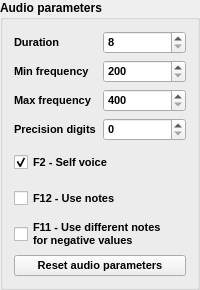
            <widget class="QGroupBox" name="audioGroupBox">
             <property name="font">
              <font>
               <weight>75</weight>
               <bold>true</bold>
              </font>
             </property>
             <property name="title">
              <string>Audio parameters</string>
             </property>
             <layout class="QVBoxLayout" name="verticalLayout_3">
              <item>
               <layout class="QHBoxLayout" name="horizontalLayout_16">
                <item>
                 <widget class="QLabel" name="durationLabel">
                  <property name="font">
                   <font>
                    <pointsize>8</pointsize>
                    <weight>75</weight>
                    <bold>true</bold>
                   </font>
                  </property>
                  <property name="text">
                   <string>Duration</string>
                  </property>
                 </widget>
                </item>
                <item>
                 <widget class="QSpinBox" name="durationSpinBox">
                  <property name="font">
                   <font>
                    <pointsize>8</pointsize>
                    <weight>75</weight>
                    <bold>true</bold>
                   </font>
                  </property>
                  <property name="accessibleName">
                   <string>duration spinbox</string>
                  </property>
                  <property name="accessibleDescription">
                   <string>duration spinox</string>
                  </property>
                  <property name="minimum">
                   <number>8</number>
                  </property>
                  <property name="maximum">
                   <number>120</number>
                  </property>
                 </widget>
                </item>
               </layout>
              </item>
              <item>
               <layout class="QHBoxLayout" name="horizontalLayout_17">
                <item>
                 <widget class="QLabel" name="minFreqLabel">
                  <property name="font">
                   <font>
                    <pointsize>8</pointsize>
                    <weight>75</weight>
                    <bold>true</bold>
                   </font>
                  </property>
                  <property name="text">
                   <string>Min frequency</string>
                  </property>
                 </widget>
                </item>
                <item>
                 <widget class="QSpinBox" name="minFreqSpinBox">
                  <property name="font">
                   <font>
                    <pointsize>8</pointsize>
                    <weight>75</weight>
                    <bold>true</bold>
                   </font>
                  </property>
                  <property name="accessibleName">
                   <string>minimum frequency spinbox</string>
                  </property>
                  <property name="accessibleDescription">
                   <string>minimum frequency</string>
                  </property>
                  <property name="minimum">
                   <number>200</number>
                  </property>
                  <property name="maximum">
                   <number>4000</number>
                  </property>
                  <property name="singleStep">
                   <number>100</number>
                  </property>
                 </widget>
                </item>
               </layout>
              </item>
              <item>
               <layout class="QHBoxLayout" name="horizontalLayout_18">
                <item>
                 <widget class="QLabel" name="maxFreqLabel">
                  <property name="font">
                   <font>
                    <pointsize>8</pointsize>
                    <weight>75</weight>
                    <bold>true</bold>
                   </font>
                  </property>
                  <property name="text">
                   <string>Max frequency</string>
                  </property>
                 </widget>
                </item>
                <item>
                 <widget class="QSpinBox" name="maxFreqSpinBox">
                  <property name="font">
                   <font>
                    <pointsize>8</pointsize>
                    <weight>75</weight>
                    <bold>true</bold>
                   </font>
                  </property>
                  <property name="accessibleName">
                   <string>maximum frequency spinbox</string>
                  </property>
                  <property name="accessibleDescription">
                   <string>maximum frequency</string>
                  </property>
                  <property name="minimum">
                   <number>400</number>
                  </property>
                  <property name="maximum">
                   <number>8000</number>
                  </property>
                  <property name="singleStep">
                   <number>100</number>
                  </property>
                 </widget>
                </item>
               </layout>
              </item>
              <item>
               <layout class="QHBoxLayout" name="horizontalLayout_6">
                <item>
                 <widget class="QLabel" name="precisionDigitsLabel">
                  <property name="font">
                   <font>
                    <pointsize>8</pointsize>
                    <weight>75</weight>
                    <bold>true</bold>
                   </font>
                  </property>
                  <property name="text">
                   <string>Precision digits</string>
                  </property>
                 </widget>
                </item>
                <item>
                 <widget class="QSpinBox" name="precisionDigitsSpinBox">
                  <property name="font">
                   <font>
                    <pointsize>8</pointsize>
                    <weight>75</weight>
                    <bold>true</bold>
                   </font>
                  </property>
                  <property name="accessibleName">
                   <string>precision digits spinbox</string>
                  </property>
                  <property name="accessibleDescription">
                   <string>precision digits</string>
                  </property>
                  <property name="maximum">
                   <number>5</number>
                  </property>
                 </widget>
                </item>
               </layout>
              </item>
              <item>
               <widget class="QCheckBox" name="selfVoiceCheckBox">
                <property name="minimumSize">
                 <size>
                  <width>0</width>
                  <height>30</height>
                 </size>
                </property>
                <property name="maximumSize">
                 <size>
                  <width>16777215</width>
                  <height>30</height>
                 </size>
                </property>
                <property name="font">
                 <font>
                  <pointsize>8</pointsize>
                  <weight>75</weight>
                  <bold>true</bold>
                 </font>
                </property>
                <property name="accessibleName">
                 <string>self voice checkbox</string>
                </property>
                <property name="accessibleDescription">
                 <string>self voice checkbox</string>
                </property>
                <property name="text">
                 <string>F2 - Self voice</string>
                </property>
                <property name="checked">
                 <bool>true</bool>
                </property>
               </widget>
              </item>
              <item>
               <widget class="QCheckBox" name="useNotesCheckBox">
                <property name="minimumSize">
                 <size>
                  <width>0</width>
                  <height>30</height>
                 </size>
                </property>
                <property name="maximumSize">
                 <size>
                  <width>16777215</width>
                  <height>30</height>
                 </size>
                </property>
                <property name="font">
                 <font>
                  <pointsize>8</pointsize>
                  <weight>75</weight>
                  <bold>true</bold>
                 </font>
                </property>
                <property name="accessibleName">
                 <string>use notes</string>
                </property>
                <property name="accessibleDescription">
                 <string>use notes</string>
                </property>
                <property name="text">
                 <string>F12 - Use notes</string>
                </property>
               </widget>
              </item>
              <item>
               <widget class="QCheckBox" name="useNegativeNotescheckBox">
                <property name="minimumSize">
                 <size>
                  <width>0</width>
                  <height>30</height>
                 </size>
                </property>
                <property name="maximumSize">
                 <size>
                  <width>16777215</width>
                  <height>30</height>
                 </size>
                </property>
                <property name="font">
                 <font>
                  <pointsize>8</pointsize>
                  <weight>75</weight>
                  <bold>true</bold>
                 </font>
                </property>
                <property name="accessibleName">
                 <string>Use different notes for negative values</string>
                </property>
                <property name="text">
                 <string>F11 - Use different notes
for negative values</string>
                </property>
               </widget>
              </item>
              <item>
               <widget class="QPushButton" name="resetAudioPushButton">
                <property name="font">
                 <font>
                  <pointsize>8</pointsize>
                  <weight>75</weight>
                  <bold>true</bold>
                 </font>
                </property>
                <property name="accessibleName">
                 <string>Reset audio parameters pushbutton</string>
                </property>
                <property name="text">
                 <string>Reset audio parameters</string>
                </property>
               </widget>
              </item>
             </layout>
            </widget>
